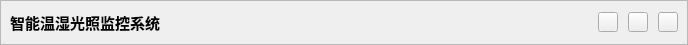
<?xml version="1.0" encoding="UTF-8"?>
<ui version="4.0">
 <class>MainTitleBar</class>
 <widget class="QWidget" name="MainTitleBar">
  <property name="geometry">
   <rect>
    <x>0</x>
    <y>0</y>
    <width>688</width>
    <height>45</height>
   </rect>
  </property>
  <property name="windowTitle">
   <string>Form</string>
  </property>
  <property name="styleSheet">
   <string notr="true"/>
  </property>
  <layout class="QVBoxLayout" name="verticalLayout">
   <property name="spacing">
    <number>0</number>
   </property>
   <property name="leftMargin">
    <number>0</number>
   </property>
   <property name="topMargin">
    <number>0</number>
   </property>
   <property name="rightMargin">
    <number>0</number>
   </property>
   <property name="bottomMargin">
    <number>0</number>
   </property>
   <item>
    <widget class="QFrame" name="frameBorder">
     <property name="frameShape">
      <enum>QFrame::StyledPanel</enum>
     </property>
     <property name="frameShadow">
      <enum>QFrame::Raised</enum>
     </property>
     <layout class="QHBoxLayout" name="horizontalLayout">
      <property name="spacing">
       <number>10</number>
      </property>
      <property name="leftMargin">
       <number>9</number>
      </property>
      <property name="topMargin">
       <number>9</number>
      </property>
      <property name="rightMargin">
       <number>9</number>
      </property>
      <property name="bottomMargin">
       <number>9</number>
      </property>
      <item>
       <widget class="QLabel" name="labelTitleName">
        <property name="font">
         <font>
          <family>微软雅黑</family>
          <pointsize>11</pointsize>
          <weight>75</weight>
          <bold>true</bold>
         </font>
        </property>
        <property name="text">
         <string>智能温湿光照监控系统</string>
        </property>
        <property name="scaledContents">
         <bool>true</bool>
        </property>
       </widget>
      </item>
      <item>
       <widget class="QLabel" name="labelImage">
        <property name="minimumSize">
         <size>
          <width>25</width>
          <height>25</height>
         </size>
        </property>
        <property name="maximumSize">
         <size>
          <width>25</width>
          <height>25</height>
         </size>
        </property>
        <property name="font">
         <font>
          <weight>75</weight>
          <bold>true</bold>
         </font>
        </property>
        <property name="text">
         <string/>
        </property>
        <property name="pixmap">
         <pixmap resource="../res.qrc">:/res/res/image/image.png</pixmap>
        </property>
        <property name="scaledContents">
         <bool>true</bool>
        </property>
       </widget>
      </item>
      <item>
       <spacer name="horizontalSpacer">
        <property name="orientation">
         <enum>Qt::Horizontal</enum>
        </property>
        <property name="sizeHint" stdset="0">
         <size>
          <width>492</width>
          <height>20</height>
         </size>
        </property>
       </spacer>
      </item>
      <item>
       <widget class="QPushButton" name="pushButtonMin">
        <property name="minimumSize">
         <size>
          <width>20</width>
          <height>20</height>
         </size>
        </property>
        <property name="maximumSize">
         <size>
          <width>20</width>
          <height>20</height>
         </size>
        </property>
        <property name="font">
         <font>
          <pointsize>6</pointsize>
         </font>
        </property>
        <property name="styleSheet">
         <string notr="true"/>
        </property>
        <property name="text">
         <string/>
        </property>
       </widget>
      </item>
      <item>
       <widget class="QPushButton" name="pushButtonNormalMax">
        <property name="minimumSize">
         <size>
          <width>20</width>
          <height>20</height>
         </size>
        </property>
        <property name="maximumSize">
         <size>
          <width>20</width>
          <height>20</height>
         </size>
        </property>
        <property name="font">
         <font>
          <pointsize>6</pointsize>
         </font>
        </property>
        <property name="styleSheet">
         <string notr="true"/>
        </property>
        <property name="text">
         <string/>
        </property>
       </widget>
      </item>
      <item>
       <widget class="QPushButton" name="pushButtonClose">
        <property name="minimumSize">
         <size>
          <width>20</width>
          <height>20</height>
         </size>
        </property>
        <property name="maximumSize">
         <size>
          <width>20</width>
          <height>20</height>
         </size>
        </property>
        <property name="text">
         <string/>
        </property>
       </widget>
      </item>
     </layout>
    </widget>
   </item>
  </layout>
 </widget>
 <resources>
  <include location="../res.qrc"/>
 </resources>
 <connections/>
</ui>
